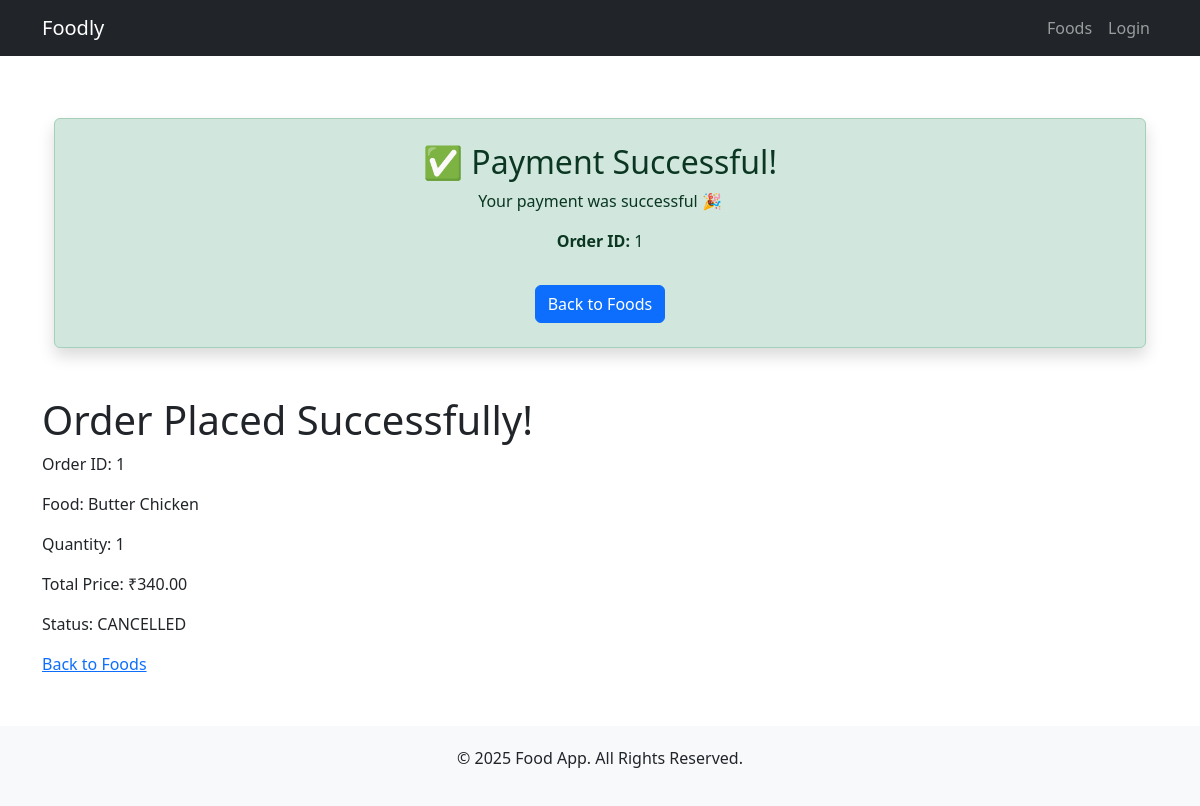
The page /order-success/1/ on the database its author committed.
### food_app/models.py (models this page shows, shortened)
class Order(models.Model):
    ORDER_STATUS = [
        ('PENDING', 'Pending'),
        ('CONFIRMED', 'Confirmed'),
        ('PREPARING', 'Preparing'),
        ('DELIVERED', 'Delivered'),
        ('CANCELLED', 'Cancelled'),
    ]
    user = models.ForeignKey(User, on_delete=models.CASCADE)
    food = models.ForeignKey(Food, on_delete=models.CASCADE)
    quantity = models.PositiveIntegerField(default=1)
    total_price = models.DecimalField(max_digits=8, decimal_places=2, blank=True, null=True)
    status = models.CharField(max_length=20, choices=ORDER_STATUS, default='PENDING')
    ordered_at = models.DateTimeField(auto_now_add=True)
    delivered_at = models.DateTimeField(null=True, blank=True)
    razorpay_order_id = models.CharField(max_length=255, blank=True, null=True)
    razorpay_payment_id = models.CharField(max_length=255, blank=True, null=True)
    razorpay_signature = models.CharField(max_length=255, blank=True, null=True)

class Food(models.Model):
    FOOD_CATEGORIES = [
        ('VEG', 'Vegetarian'),
        ('NONVEG', 'Non-Vegetarian'),
        ('VEGAN', 'Vegan'),
        ('BEV', 'Beverage'),
        ('DESSERT', 'Dessert'),
    ]
    food_name = models.CharField(max_length=50)
    category = models.CharField(max_length=20, choices=FOOD_CATEGORIES)
    sub_category = models.CharField(max_length=50, blank=True)
    types = models.CharField(max_length=50, blank=True)  # e.g., Organic, Homemade
    calories = models.PositiveIntegerField(null=True, blank=True)
    price = models.DecimalField(max_digits=8, decimal_places=2)
    available = models.BooleanField(default=True)
    image = models.ImageField(upload_to='food_images/', null=True, blank=True)
    description = models.TextField(blank=True)

### food_app/views.py (the view)
# urls.py: path('order-success/<int:order_id>/', views.order_success, name='order_success'),
def order_success(request, order_id):
    order = get_object_or_404(Order, id=order_id)
    context = {
        "order": order,
        "message": "Your payment was successful 🎉",
    }
    return render(request, "food_app/order_success.html", context)

### templates/food_app/order_success.html
{% extends "base.html" %}
{% block content %}
<div class="container text-center my-5">
  <div class="alert alert-success p-4 shadow">
    <h2>✅ Payment Successful!</h2>
    <p>{{ message }}</p>
    <p><strong>Order ID:</strong> {{ order.id }}</p>
    <a href="{% url 'food_list' %}" class="btn btn-primary mt-3">Back to Foods</a>
  </div>
</div>
<h1>Order Placed Successfully!</h1>
<p>Order ID: {{ order.id }}</p>
<p>Food: {{ order.food.food_name }}</p>
<p>Quantity: {{ order.quantity }}</p>
<p>Total Price: ₹{{ order.total_price }}</p>
<p>Status: {{ order.status }}</p>
<a href="{% url 'food_list' %}">Back to Foods</a>
{% endblock %}

### templates/base.html (style rules this page uses)
body { padding-top: 70px; }

### rows shown on the page
Order: id "1", food.food_name "Butter Chicken", quantity "1", total_price "340.00", status "CANCELLED"

### other values the page prints
{{ message }} "Your payment was successful 🎉"
